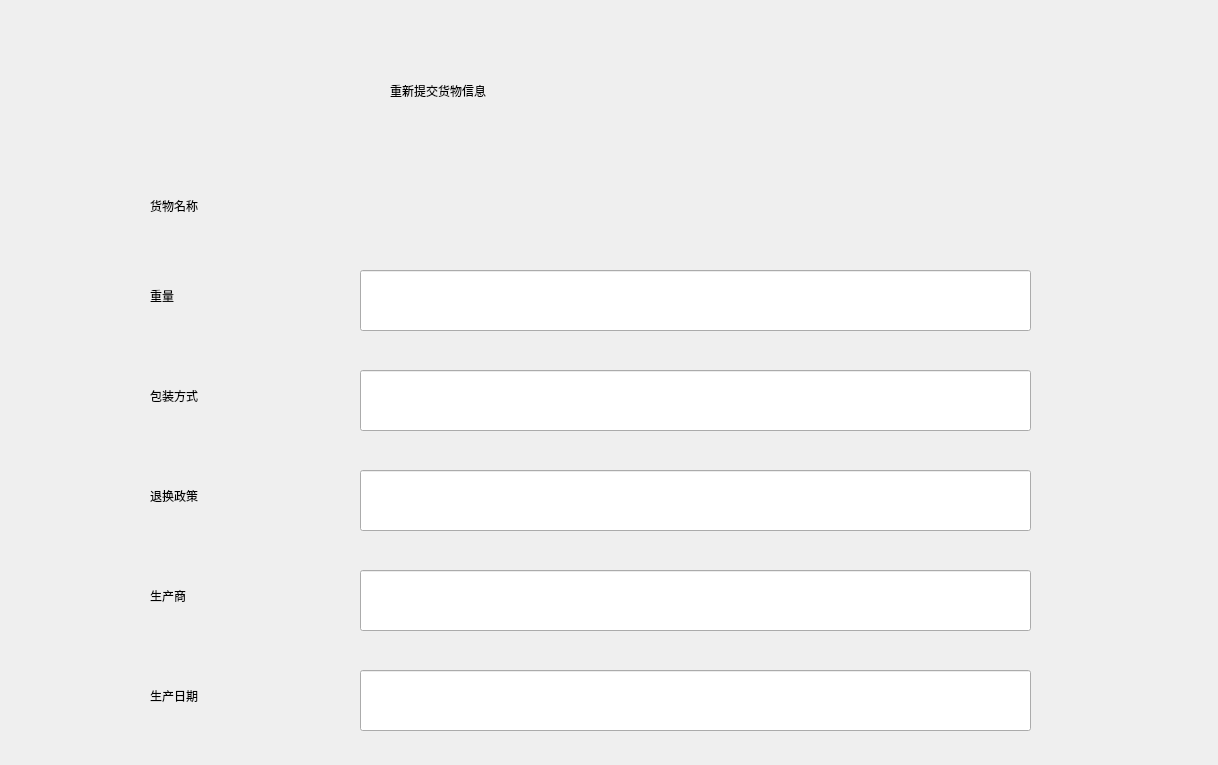
<?xml version="1.0" encoding="UTF-8"?>
<ui version="4.0">
 <class>WindowReApplyGoods</class>
 <widget class="QMainWindow" name="WindowReApplyGoods">
  <property name="geometry">
   <rect>
    <x>0</x>
    <y>0</y>
    <width>1218</width>
    <height>765</height>
   </rect>
  </property>
  <property name="windowTitle">
   <string>MainWindow</string>
  </property>
  <widget class="QWidget" name="centralwidget">
   <widget class="QLabel" name="label_7">
    <property name="geometry">
     <rect>
      <x>150</x>
      <y>660</y>
      <width>231</width>
      <height>71</height>
     </rect>
    </property>
    <property name="styleSheet">
     <string notr="true">font: 75 24pt &quot;微软雅黑&quot;;</string>
    </property>
    <property name="text">
     <string>生产日期</string>
    </property>
   </widget>
   <widget class="QLineEdit" name="lineEdit_5">
    <property name="geometry">
     <rect>
      <x>360</x>
      <y>570</y>
      <width>671</width>
      <height>61</height>
     </rect>
    </property>
    <property name="styleSheet">
     <string notr="true">font: 75 24pt &quot;微软雅黑&quot;;</string>
    </property>
   </widget>
   <widget class="QLabel" name="label_2">
    <property name="geometry">
     <rect>
      <x>150</x>
      <y>170</y>
      <width>231</width>
      <height>71</height>
     </rect>
    </property>
    <property name="styleSheet">
     <string notr="true">font: 75 24pt &quot;微软雅黑&quot;;</string>
    </property>
    <property name="text">
     <string>货物名称</string>
    </property>
   </widget>
   <widget class="QLineEdit" name="lineEdit_3">
    <property name="geometry">
     <rect>
      <x>360</x>
      <y>370</y>
      <width>671</width>
      <height>61</height>
     </rect>
    </property>
    <property name="styleSheet">
     <string notr="true">font: 75 24pt &quot;微软雅黑&quot;;</string>
    </property>
   </widget>
   <widget class="QLineEdit" name="lineEdit_2">
    <property name="geometry">
     <rect>
      <x>360</x>
      <y>270</y>
      <width>671</width>
      <height>61</height>
     </rect>
    </property>
    <property name="styleSheet">
     <string notr="true">font: 75 24pt &quot;微软雅黑&quot;;</string>
    </property>
   </widget>
   <widget class="QLineEdit" name="lineEdit_6">
    <property name="geometry">
     <rect>
      <x>360</x>
      <y>670</y>
      <width>671</width>
      <height>61</height>
     </rect>
    </property>
    <property name="styleSheet">
     <string notr="true">font: 75 24pt &quot;微软雅黑&quot;;</string>
    </property>
   </widget>
   <widget class="QLabel" name="label_3">
    <property name="geometry">
     <rect>
      <x>150</x>
      <y>260</y>
      <width>231</width>
      <height>71</height>
     </rect>
    </property>
    <property name="styleSheet">
     <string notr="true">font: 75 24pt &quot;微软雅黑&quot;;</string>
    </property>
    <property name="text">
     <string>重量</string>
    </property>
   </widget>
   <widget class="QLabel" name="label_5">
    <property name="geometry">
     <rect>
      <x>150</x>
      <y>460</y>
      <width>231</width>
      <height>71</height>
     </rect>
    </property>
    <property name="styleSheet">
     <string notr="true">font: 75 24pt &quot;微软雅黑&quot;;</string>
    </property>
    <property name="text">
     <string>退换政策</string>
    </property>
   </widget>
   <widget class="QLabel" name="label">
    <property name="geometry">
     <rect>
      <x>390</x>
      <y>30</y>
      <width>681</width>
      <height>121</height>
     </rect>
    </property>
    <property name="styleSheet">
     <string notr="true">font: 75 24pt &quot;微软雅黑&quot;;</string>
    </property>
    <property name="text">
     <string>重新提交货物信息</string>
    </property>
   </widget>
   <widget class="QLineEdit" name="lineEdit_4">
    <property name="geometry">
     <rect>
      <x>360</x>
      <y>470</y>
      <width>671</width>
      <height>61</height>
     </rect>
    </property>
    <property name="styleSheet">
     <string notr="true">font: 75 24pt &quot;微软雅黑&quot;;</string>
    </property>
   </widget>
   <widget class="QLabel" name="label_4">
    <property name="geometry">
     <rect>
      <x>150</x>
      <y>360</y>
      <width>231</width>
      <height>71</height>
     </rect>
    </property>
    <property name="styleSheet">
     <string notr="true">font: 75 24pt &quot;微软雅黑&quot;;</string>
    </property>
    <property name="text">
     <string>包装方式</string>
    </property>
   </widget>
   <widget class="QLabel" name="label_6">
    <property name="geometry">
     <rect>
      <x>150</x>
      <y>560</y>
      <width>231</width>
      <height>71</height>
     </rect>
    </property>
    <property name="styleSheet">
     <string notr="true">font: 75 24pt &quot;微软雅黑&quot;;</string>
    </property>
    <property name="text">
     <string>生产商</string>
    </property>
   </widget>
   <widget class="QLabel" name="label_8">
    <property name="geometry">
     <rect>
      <x>360</x>
      <y>180</y>
      <width>671</width>
      <height>61</height>
     </rect>
    </property>
    <property name="styleSheet">
     <string notr="true">font: 75 24pt &quot;微软雅黑&quot;;</string>
    </property>
    <property name="text">
     <string/>
    </property>
   </widget>
  </widget>
 </widget>
 <resources/>
 <connections/>
</ui>
